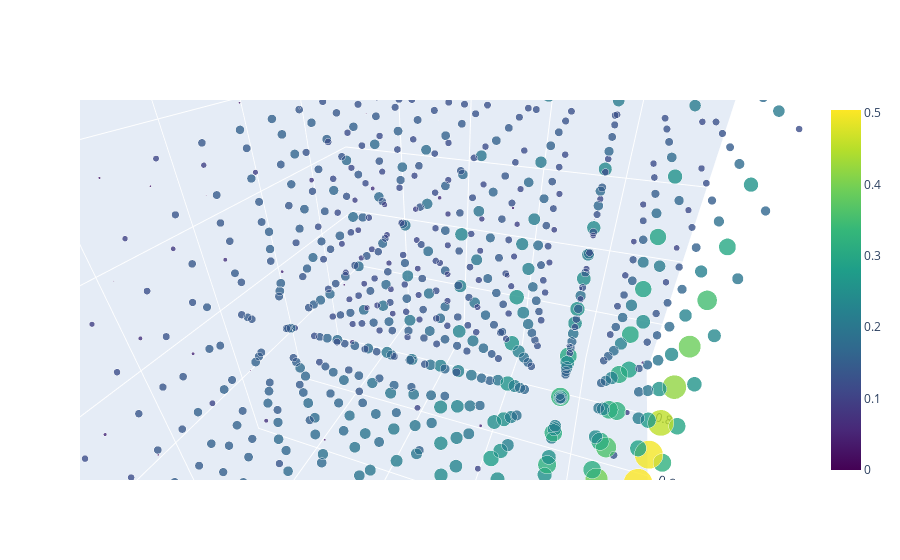

Notebook code cell kept with this figure:
### Code cell
import plotly.graph_objects as go



fs = F[:,1].reshape(S,S,S).flatten()

trace1 = go.Scatter3d(
    x = grid[0].flatten(),
    y = grid[1].flatten(),
    z = grid[2].flatten(),
    mode='markers',
    marker=dict(
        size=fs/np.max(fs) * 20,
        color=fs,                # set color to an array/list of desired values
        colorscale='Viridis',   # choose a colorscale
        opacity=0.8,
        line=dict(width=0.8),
        showscale=True
    )
)

data = [trace1]
# layout = go.Layout(
#     scene = dict(
#                     xaxis = dict(
#                         title='XXXX-XXXXXX'),
#                     yaxis = dict(
#                         title='XXXX-XXXXXX'),
#                     zaxis = dict(
#                         title='XXXX-XXXXXX'),),
#     margin=dict(
#         r=20, b=10, l=10, t=10
#     )


fig = go.Figure(data=data)
    
fig.show()
#py.iplot(fig, filename='3d-scatter-colorscale')
# plot(fig, filename='D:\\plots\\3dplots\\xx.html')

### Figure 1 — Plotly figure (JSON) as saved in the notebook; plotly's stock layout.template omitted (floating-point values rounded to 4 significant figures; data arrays with more than 128 entries replaced by an {"elided": "..."} marker saying what was removed)
{"data": [{"marker": {"color": {"elided": "1000 float values"}, "colorscale": [[0, "#440154"], [0.1111, "#482878"], [0.2222, "#3e4989"], [0.3333, "#31688e"], [0.4444, "#26828e"], [0.5556, "#1f9e89"], [0.6667, "#35b779"], [0.7778, "#6ece58"], [0.8889, "#b5de2b"], [1, "#fde725"]], "line": {"width": 0.8}, "opacity": 0.8, "showscale": true, "size": {"elided": "1000 float values"}}, "mode": "markers", "type": "scatter3d", "x": {"elided": "1000 float values"}, "y": {"elided": "1000 float values"}, "z": {"elided": "1000 float values"}}], "layout": {"autosize": true, "dragmode": "zoom", "scene": {"aspectmode": "auto", "aspectratio": {"x": 1, "y": 1, "z": 1}, "camera": {"center": {"x": 0, "y": 0, "z": 0}, "eye": {"x": -0.7261, "y": -0.266, "z": 0.5032}, "projection": {"type": "perspective"}, "up": {"x": 0, "y": 0, "z": 1}}, "dragmode": "turntable"}}}
